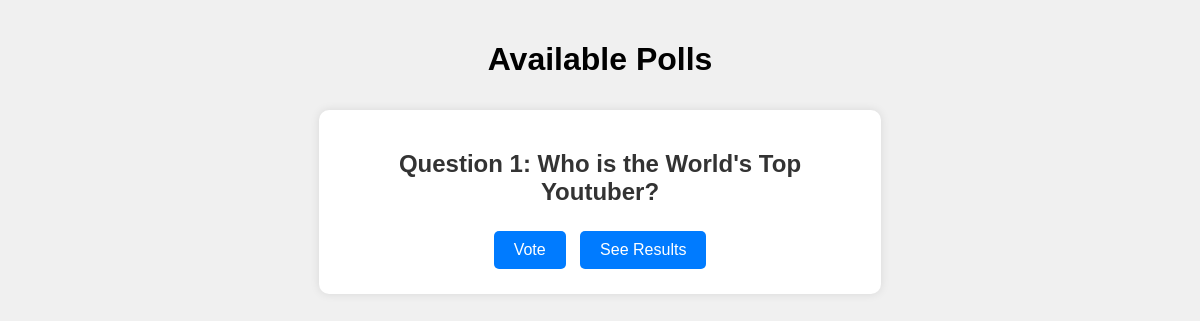
Before: /available-polls/ with the older database file.
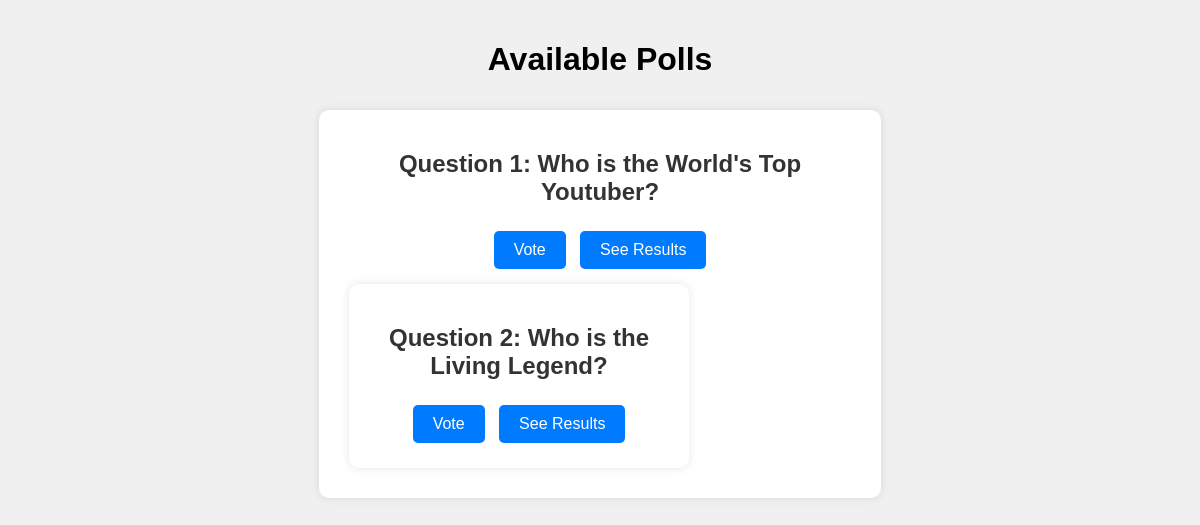
After: the same page with the newer database file.
### polls/models.py (models this page shows, shortened)
class Question(models.Model):
    question_text=models.TextField(max_length=500)
    publish_date=models.DateTimeField('date published')

### polls/views.py (the view)
# urls.py: path('available-polls/', available_polls_page , name='available_polls_page'),
def available_polls_page(request):
    queryset= Question.objects.all()
    return render(request, "available_polls_page.html", {'questions': queryset})

### polls/templates/available_polls_page.html (shortened to what this page needs)
<!DOCTYPE html>
<html lang="en">
<head>
</head>
<body>
    <h1 style="text-align: center;">Available Polls</h4>
        <div class="poll-container">
            {% for question in questions%}
            <div class="poll">
                <h2>Question {{forloop.counter}}: {{question.question_text}}</h2>
                <div class="button-group">
                    <a href={% url 'voting_page' question.id %} class="button">Vote</a>
                    <a href={% url 'result_page' question.id %} class="button">See Results</a>
                </div>
                {% endfor %}
            </div>
        </div>
</body>
</html>

### polls/templates/available_polls_page.html (style rules this page uses)
body { font-family: Arial, sans-serif; margin: 0; background-color: #f0f0f0; padding: 20px; }
.poll-container { display: flex; justify-content: space-around; flex-wrap: wrap; }
.poll { background: #fff; padding: 20px; margin: 10px; border-radius: 10px; box-shadow: 0 0 10px rgba(0, 0, 0, 0.1); flex: 1; min-width: 300px; max-width: 45%; text-align: center; }
h2 { color: #333; }
.button-group { margin-top: 20px; }
.button { display: inline-block; padding: 10px 20px; font-size: 16px; color: #fff; background-color: #007bff; border: none; border-radius: 5px; text-decoration: none; cursor: pointer; transition: background-color 0.3s; margin: 5px; }

Changed rows visible on the page:
added Question: question_text "Who is the Living Legend?"
